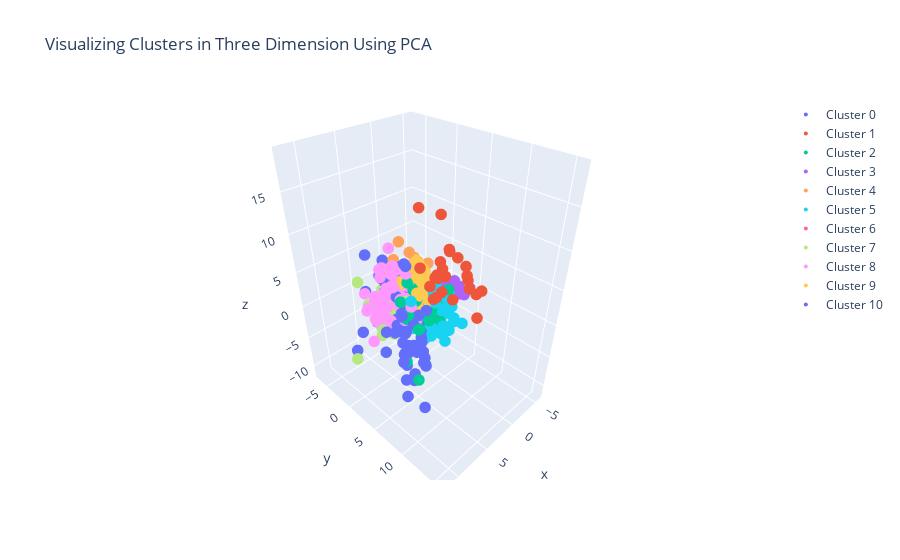

The notebook cell saved with this chart:
### Code cell
data = []
clusters = [cluster0, cluster1, cluster2, cluster3, cluster4, cluster5, cluster6, cluster7, cluster8, cluster9, cluster10]
colors = [1, 2, 3, 4, 5, 6, 7, 8, 9, 10, 11]

for i, cluster in enumerate(clusters):
    trace = go.Scatter3d(
        x = cluster["PC1_3d"],
        y = cluster["PC2_3d"],
        z = cluster["PC3_3d"],
        mode = "markers",
        name = "Cluster " + str(i),
        marker = dict(color = colors[i], size = 4),
        text = None
    )
    data.append(trace)

title = "Visualizing Clusters in Three Dimension Using PCA"

layout = dict(title = title,
              xaxis= dict(title= 'PC1',ticklen= 5,zeroline= False),
              yaxis= dict(title= 'PC2',ticklen= 5,zeroline= False)
             )

fig = dict(data = data, layout = layout)

iplot(fig)
